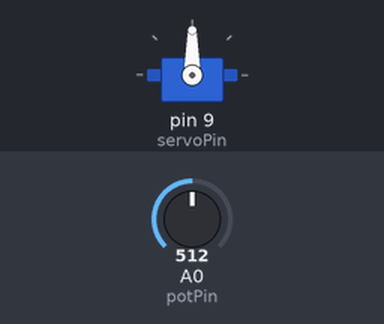
Bench run of a sketch on a simulated Arduino Uno, built with avr-gcc and run on an emulated ATmega328P. On the bench: servo. The test bench sets the inputs (shaded band); at power-on: A0 (potPin) = 512.

Above: at 1.2 s.
1.3 s: A0 (potPin) set to 716
At 2.1 s:
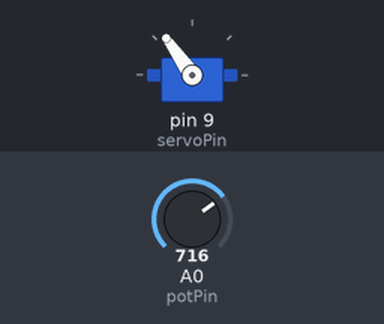
2.8 s: A0 (potPin) set to 900
At 4.0 s:
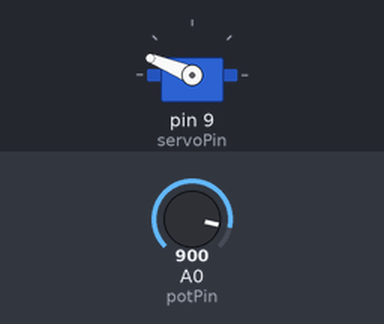
4.3 s: A0 (potPin) set to 1023
At 5.5 s:
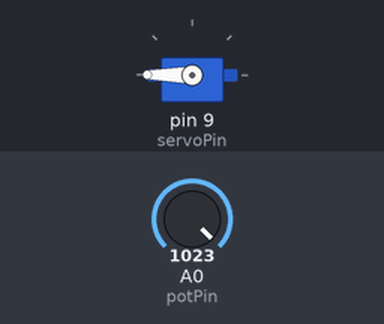
5.8 s: A0 (potPin) set to 306
At 6.4 s:
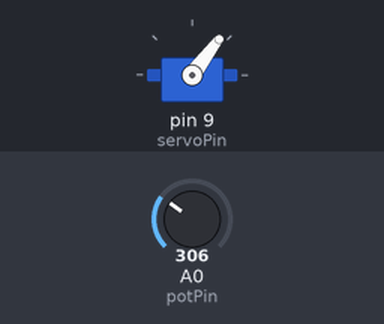
7.3 s: A0 (potPin) set to 122
At 7.9 s:
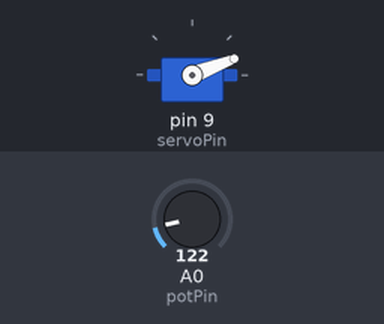
Timing chart, 0 to 9.8 s (numbered marks = the images above; inputs shaded):
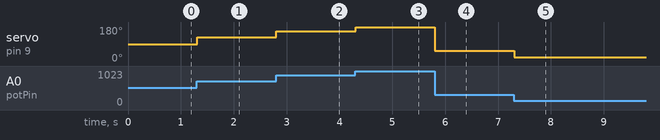

Measured:
- after the input at 1.3 s, servo on pin 9 (servoPin): 90° → 125° at once
- after the input at 2.8 s, servo on pin 9 (servoPin): 125° → 158° at once
- after the input at 4.3 s, servo on pin 9 (servoPin): 158° → 180° at once
- after the input at 5.8 s, servo on pin 9 (servoPin): 180° → 53° at once
- after the input at 7.3 s, servo on pin 9 (servoPin): 53° → 21° at once

The sketch:

arduino_potensio_Servo.ino
```cpp
#include <Servo.h>  // Library Servo

int potPin = A0;  // Potensiometer terhubung ke pin analog A0
int potValue = 0; // Variabel untuk menyimpan nilai dari potensiometer
int servoPin = 9; // Pin digital 9 untuk sinyal servo

Servo myServo;    // Buat objek Servo

void setup() {
  // Inisialisasi servo
  myServo.attach(servoPin);
}

void loop() {
  // Baca nilai dari potensiometer (0 hingga 1023)
  potValue = analogRead(potPin);

  // Konversi nilai potensiometer (0-1023) menjadi sudut servo (0-180 derajat)
  int angle = map(potValue, 0, 1023, 0, 180);

  // Gerakkan servo ke sudut yang dikonversi
  myServo.write(angle);

  // Tambahkan sedikit jeda
  delay(15);  // 15 ms delay untuk stabilitas gerakan servo
}
```
